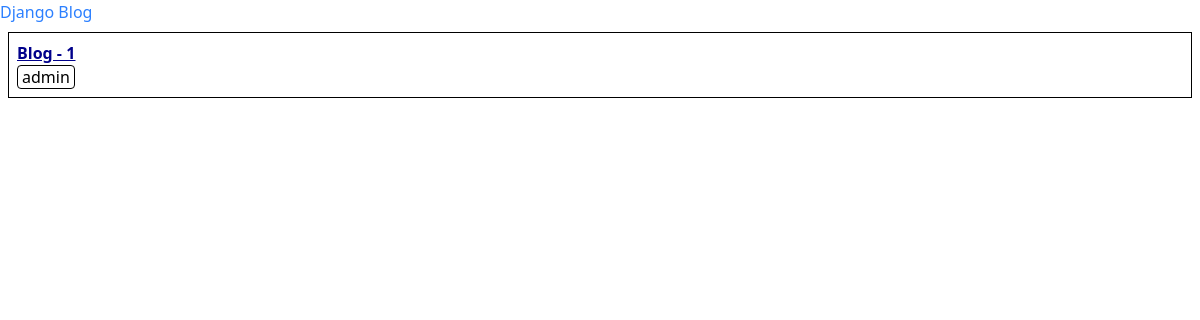
Before: / with the older database file.
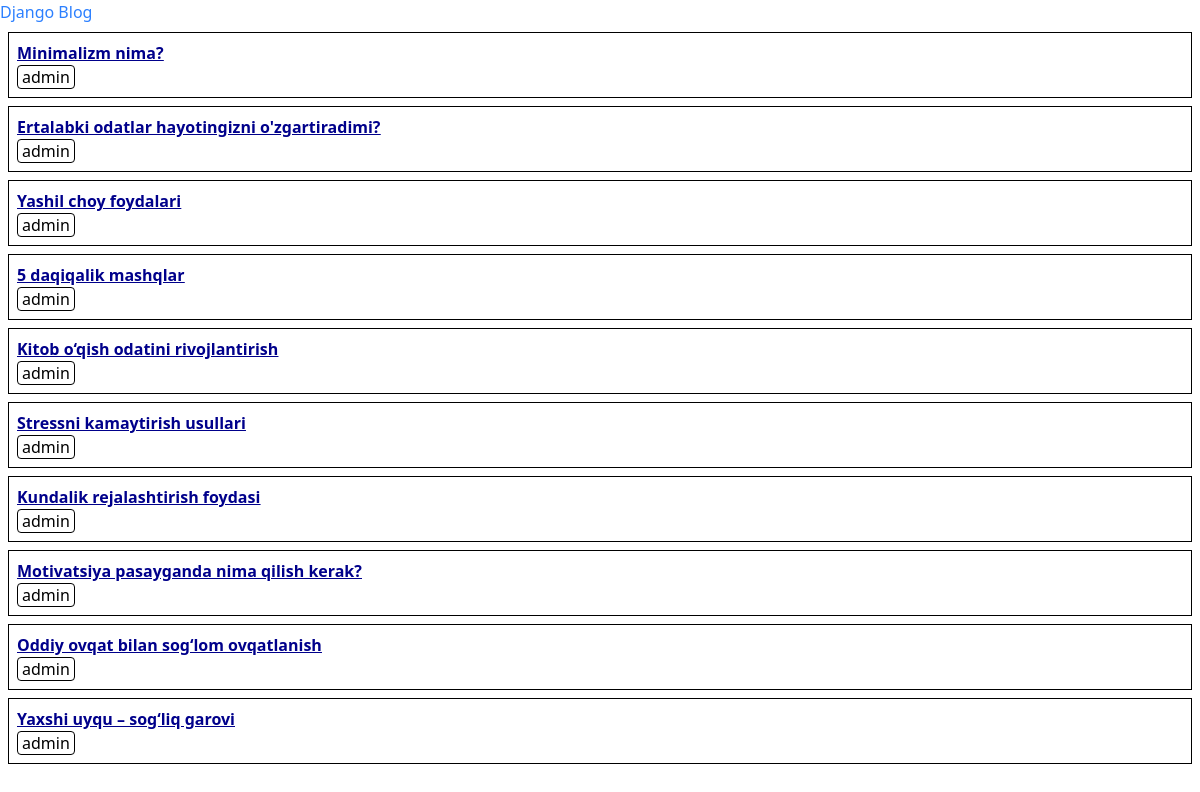
After: the same page with the newer database file.
### blog/models.py (models this page shows, shortened)
class Blog(models.Model):
  title = models.CharField(max_length=100)
  author = models.ForeignKey(User, on_delete=models.CASCADE)
  text = models.TextField()

### blog/views.py (the view)
# urls.py: path("", Bloglistview.as_view(), name="blog_list_view"),
class Bloglistview(ListView):
  model = Blog
  template_name = "home.html"
  context_object_name = "blogs"

### templates/home.html
{% extends "base.html" %}
{% block content %}
{% for blog in blogs %}
<div class="border m-2 p-2">
  <h2 class="text-md font-bold underline">
    <a href="{% url 'blog_detail_view' blog.pk %}">{{ blog.title }}</a>
  </h2>
  <span class="border rounded px-1">{{ blog.author }}</span>
</div>
{% endfor %}
{% endblock content %}

### templates/base.html (shortened to what this page needs)
{% load static %}
<!DOCTYPE html>
<html lang="en">
<head>
  <script src="https://cdn.jsdelivr.net/npm/@tailwindcss/browser@4"></script>
  <link rel="stylesheet" href="{% static 'css/base.css' %}">
</head>
<body>
  <header>
    <a class="text-blue-500" href="{% url 'blog_list_view' %}">Django Blog</a>
  </header>
  <div>
    {% block content %}
    {% endblock content %}
  </div>
</body>
</html>

### static/css/base.css (style rules this page uses)
h2 { color: darkblue; }

Changed rows visible on the page:
removed Blog: title "Blog - 1", author "admin"
added Blog: title "Minimalizm nima?", author "admin"
added Blog: title "Ertalabki odatlar hayotingizni o'zgartiradimi?", author "admin"
added Blog: title "Yashil choy foydalari", author "admin"
added Blog: title "5 daqiqalik mashqlar", author "admin"
added Blog: title "Kitob o‘qish odatini rivojlantirish", author "admin"
added Blog: title "Stressni kamaytirish usullari", author "admin"
added Blog: title "Kundalik rejalashtirish foydasi", author "admin"
added Blog: title "Motivatsiya pasayganda nima qilish kerak?", author "admin"
added Blog: title "Oddiy ovqat bilan sog‘lom ovqatlanish", author "admin"
added Blog: title "Yaxshi uyqu – sog‘liq garovi", author "admin"
